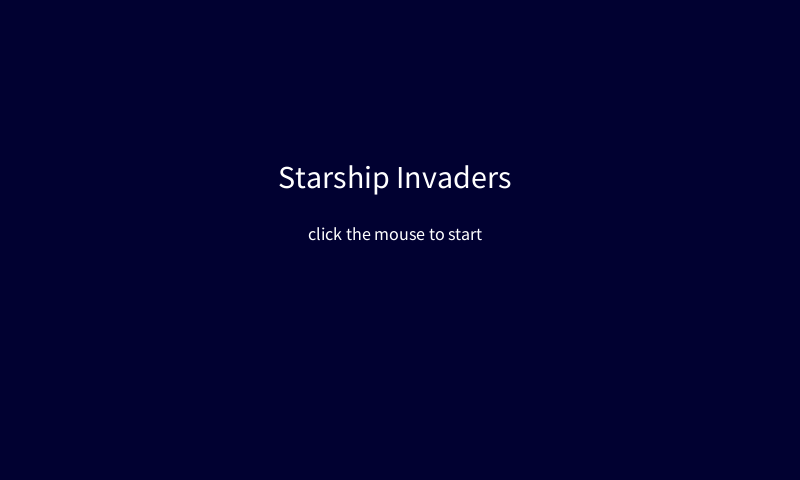
Frame 1 (no input)
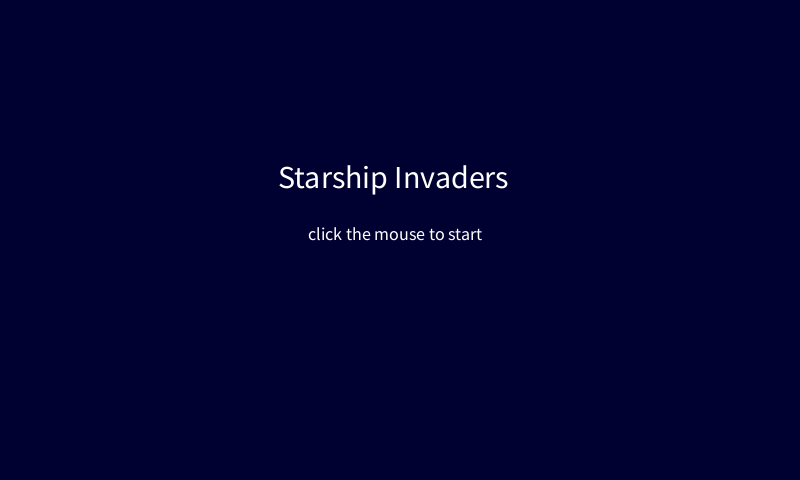
Frame 60 (the mouse pressed at the canvas centre just before this capture)
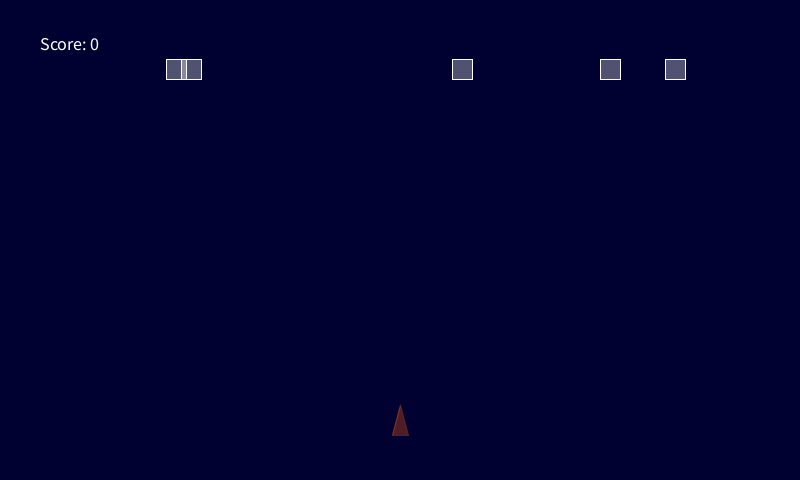
Frame 120 (the mouse held since frame 60 and released just before this capture)

The Processing sketch that drew these frames (run headless with seeded random() and noise(); from frame 60 on, the mouse is pressed at the canvas centre):

// Processing sketch: processing_29836
// ── processing_29836.pde

PFont fontA;
  int diameter = 20;
  int  c = 250; 
  float y = 400.0;
  boolean shoot = false;
  float bulletSpeed = 25.0;
  int bulletDirection = 1;
  float bulletX;
  int score;
  int screenNumber;
  
  int randx()
  {
    return int(random(700));
  }
  
  int[] enemyX = { randx(), randx(), randx(), randx(), randx() };
  int[] enemyY = { 0, 0, 0, 0, 0 };

 
  void setup()
  {
    size(800,480);
    noCursor();
    screenNumber = 1;
  }

    
  void draw()
  {
    background(1, 1, 49);     
    if(screenNumber == 1) {   
    textSize(32);
    text("Starship Invaders", width/2.88, height/2.55);
    textSize(18);
    text("click the mouse to start", width/2.6, height/2);
    score = 0;
  }

   if(screenNumber == 2)
 {
    smooth();
    stroke(255);
    fill(255, 255, 255, 80);
    for (int i=0; i<5; i++)
    {
      rect(enemyX[i], enemyY[i]++,
              diameter, diameter);
    if(enemyX[i] == width+10)
    {
    score = score - 1;
    }

    }
    fill(c, 89, 8, 80);
    stroke(c, 89, 8, 90);
    triangle(mouseX-8, 435, mouseX+8, 435, mouseX, 405);
    fill(255, 90);
    stroke(255, 255, 50);
    ellipse (bulletX, y, 10, 10);
    fill (255);
    text("Score: " + score, 40,50);
    y -= bulletSpeed*bulletDirection;
  
    if(shoot==true)
    {
      enemy(mouseX);
      shoot = false;
    }
 }
 
     for (int i=0; i< 5; i++)
    {
      if(enemyY[i]==470)      
      {
      fill(color(255,0,0));
      screenNumber = 3;
      }
    }
 
if(screenNumber == 3) {
    textSize(18);
    text("Game Over", width/2.25, height/2);
    text("Score: " + score, width/2.19, height/1.8);
  }  
}


  void reset () {
    
         for (int i=0; i< 5; i++) {
enemyY[i] =0;
         }
     setup(); 
  }

  
  void mousePressed()
  {
    shoot = true;
    bulletX = mouseX;
    y = 400;
    
    if(screenNumber == 1){
      screenNumber = 2;
    }

      else if(screenNumber == 3){
        screenNumber =1;
        reset ();
      }    
  }

  
  void enemy(int shotX)
  {
    boolean hit = false;
    for (int i = 0; i < 5; i++)
    {
      if((shotX >= (enemyX[i]-diameter/1)) && 
         (shotX <= (enemyX[i]+diameter/1)))
      {      
        hit = true;
        ellipse(enemyX[i], enemyY[i],
                diameter+30, diameter+30);
        enemyX[i] = randx();
        enemyY[i] = 0;
      score = score + 1;
      }    
    }
  }
  
  
  
  
